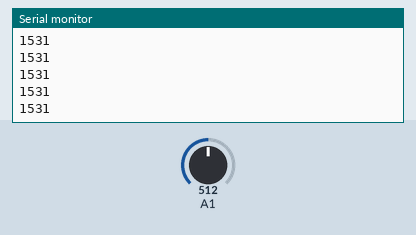
The sketch below on a simulated Arduino Uno, built with avr-gcc and run on an emulated ATmega328P. Shown: the last lines printed to the serial monitor. The test bench sets the inputs (shaded band); at power-on: A1 = 512. No radio packets arrive unless stated.

Above: at 1.2 s.
1.3 s: A1 set to 716
At 2.2 s:
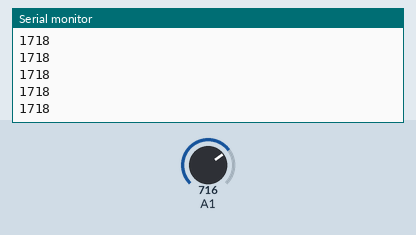
2.8 s: A1 set to 900
At 3.7 s:
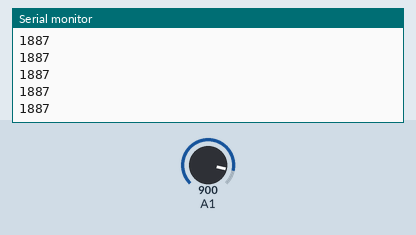
Timing chart, 0 to 5.8 s (numbered marks = the images above; inputs shaded):
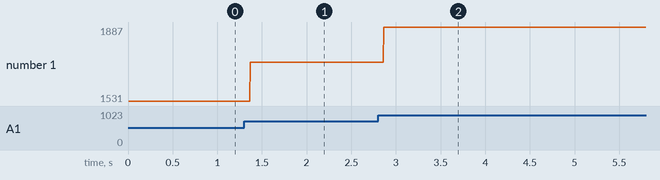

The sketch:

tx2.4.ino
```cpp
#include <SPI.h>                      //the communication interface with the modem
#include <RF24.h>                     //the library which helps us to control the radio modem

int msg;

RF24 radio(9,10);                     //5 and 10 are a digital pin numbers to which signals CE and CSN are connected.

const uint64_t pipe = 0xE8E8F0F0E1LL; //the address of the modem, that will receive data from Arduino.


void setup(void){
  Serial.begin(9600);
  radio.begin(); //it activates the modem.
  radio.openWritingPipe(pipe);
  radio.startListening ();

}

void loop(void){

  msg =  map (analogRead(A1), 478,1023,1500,2000);
  Serial.print(msg);
  Serial.print("\n");;
  delay(1);

radio.stopListening ();

  radio.write(&msg, sizeof(msg));

  radio.startListening ();
  }
```

Measured:
- after the input at 1.3 s, the serial monitor: prints a new line after 0.07 s (image 1)
- after the input at 2.8 s, the serial monitor: prints a new line after 0.07 s (image 2)
- plotted number 1: 1531 → 1718 after the input at 1.3 s, 1718 → 1887 after the input at 2.8 s
